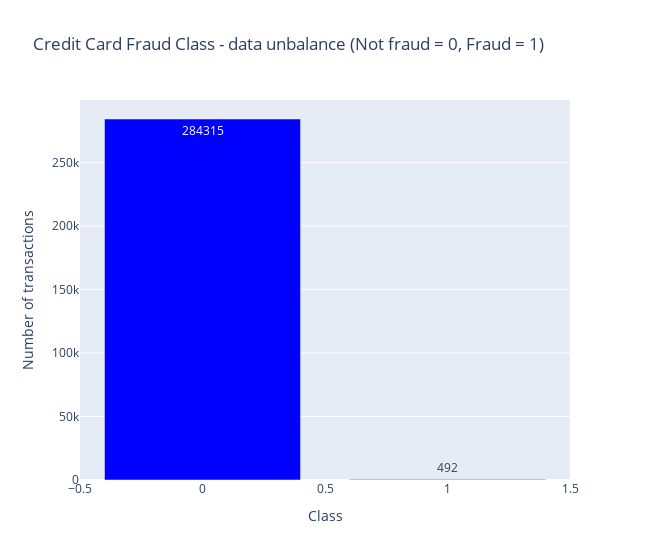

Write notebook code for a chart like this one.
### Code cell
temp = train["Class"].value_counts()
df = pd.DataFrame({'Class': temp.index,'values': temp.values})

trace = go.Bar(
    x = df['Class'],y = df['values'],
    name="Credit Card Fraud Class - data unbalance (Not fraud = 0, Fraud = 1)",
    marker=dict(color="Blue"),
    text=df['values']
)
data = [trace]
layout = dict(title = 'Credit Card Fraud Class - data unbalance (Not fraud = 0, Fraud = 1)',
          xaxis = dict(title = 'Class', showticklabels=True), 
          yaxis = dict(title = 'Number of transactions'),
          hovermode = 'closest',width=650
         )
fig = dict(data=data, layout=layout)
iplot(fig, filename='class')

### Figure 1 — Plotly figure (JSON) as saved in the notebook; plotly's stock layout.template omitted (floating-point values rounded to 4 significant figures)
{"data": [{"marker": {"color": "Blue"}, "name": "Credit Card Fraud Class - data unbalance (Not fraud = 0, Fraud = 1)", "text": [284315, 492], "type": "bar", "x": [0, 1], "y": [284315, 492]}], "layout": {"hovermode": "closest", "title": {"text": "Credit Card Fraud Class - data unbalance (Not fraud = 0, Fraud = 1)"}, "width": 650, "xaxis": {"showticklabels": true, "title": {"text": "Class"}}, "yaxis": {"title": {"text": "Number of transactions"}}}}
